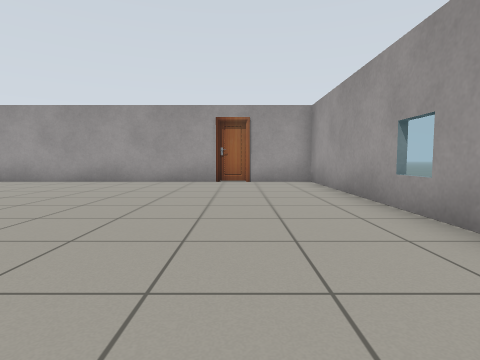
[1] (above)

14 first-person views from a walk through a world built for the Gazebo simulator. The camera is 0.72 m above the floor, tilts 4° down and sees 80° across. The floor is counted in squares, 1 m on a side. Each view is taken from the middle of a square. On the plan, view 1 faces up. The plan holds only what a view shows up to about 10 squares ahead; the rest is blank. Some surface patterns are stand-ins.

[2]
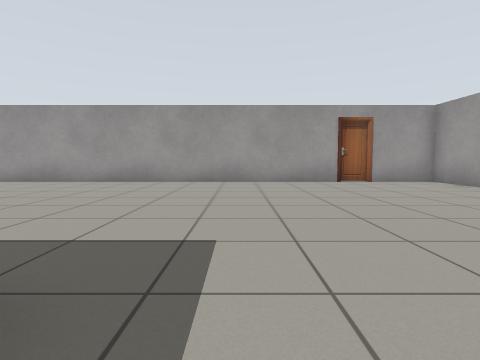

[3]
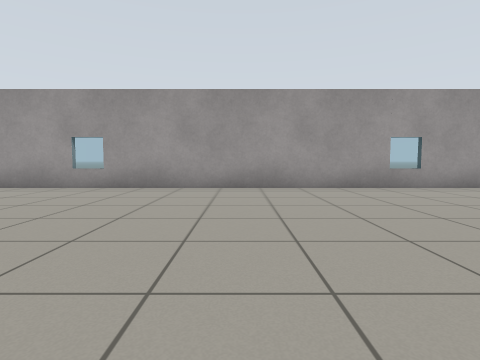

[4]
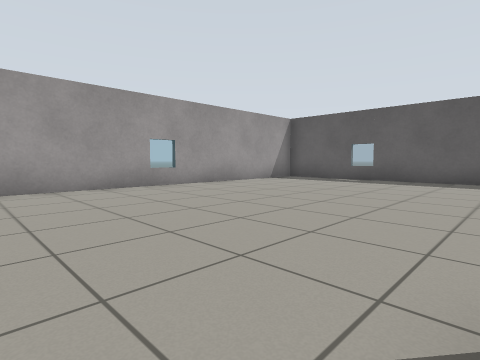

[5]
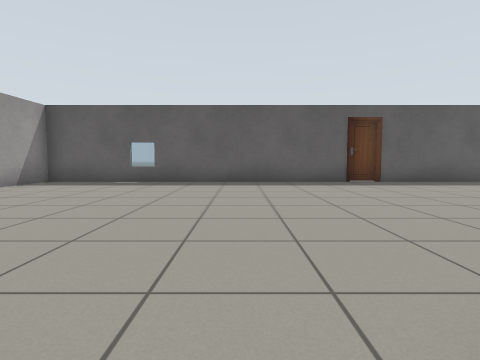

[6]
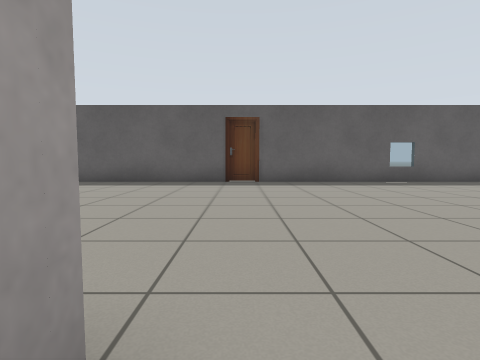

[7]
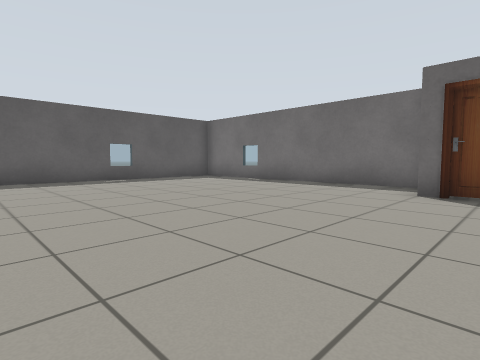

[8]
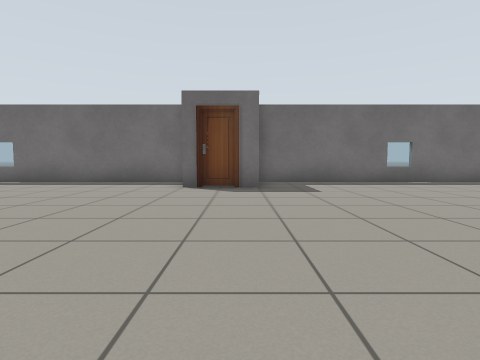

[9]
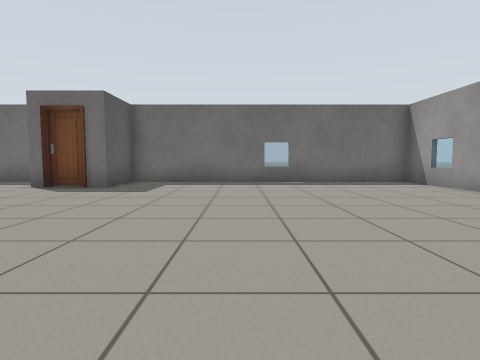

[10]
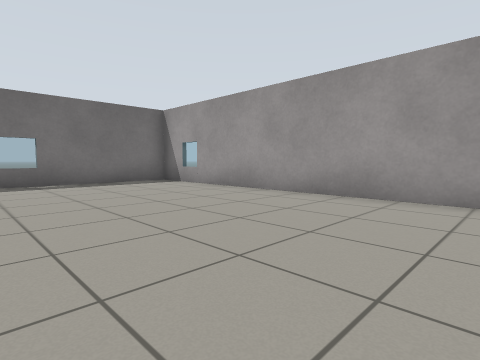

[11]
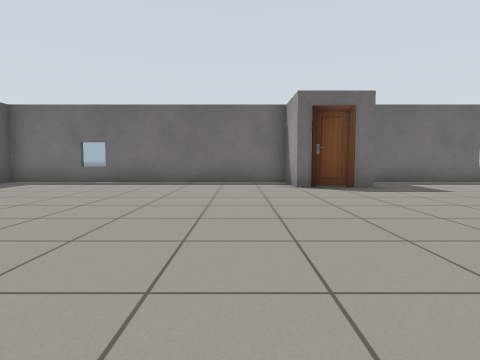

[12]
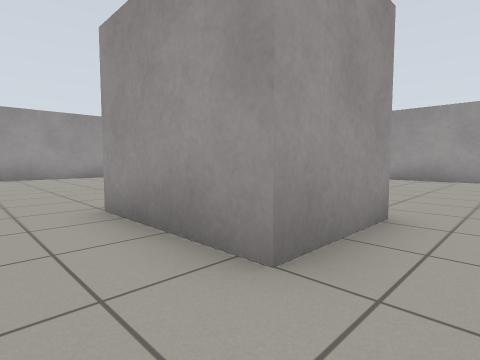

[13]
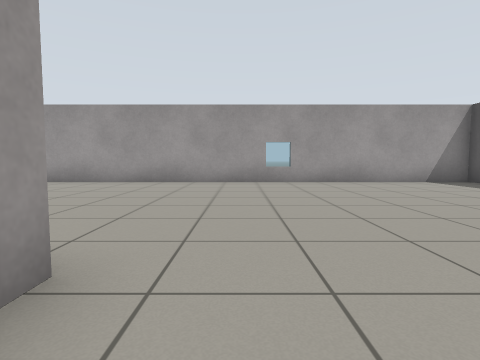

[14]
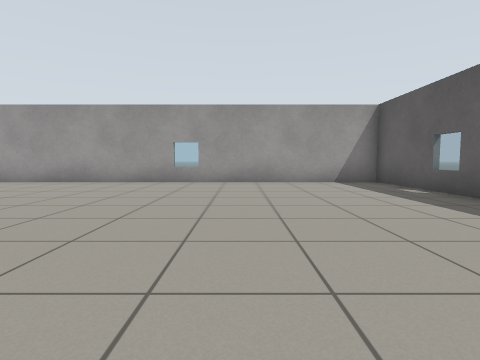

### Floor plan
Points are (right, up) in squares from view 1. A wall is a line through its corners. A room is listed if a view was taken in it or the views show most of it. See-through windows are left out.
Room 1 (views 1, 2, 3, 4, 5, 6, 7, 8, 9, 10, 11, 12, 13, 14)
walls: (-5.3, -1.8) (-7.5, -1.8) (-7.5, 1.3); (-16.4, -1.5) (-17.3, -1.5) (-17.3, -10.5) (-8.6, -10.5); (-7.5, -10.5) (2.3, -10.5) (2.4, 9.4) (0.4, 9.4); (-0.8, 9.4) (-17.3, 9.4) (-17.3, 0.5) (-15.5, 0.5) (-15.5, -0.1)
ways out: open door at (-16, 0); open door at (-8, -10); open door at (0, 9)
objects: door leaf (-16, -1)

Where each view was taken, in squares from view 1:
view 1: 0 up, 0 right, facing up
view 2: 0 up, 4 left, facing up
view 3: 0 up, 5 left, facing right
view 4: 0 up, 5 left, facing down-right
view 5: 1 down, 4 left, facing down
view 6: 1 down, 8 left, facing down
view 7: 0 up, 9 left, facing down-left
view 8: 0 up, 8 left, facing left
view 9: 4 up, 8 left, facing left
view 10: 4 up, 8 left, facing up-left
view 11: 3 down, 8 left, facing left
view 12: 3 down, 9 left, facing up-right
view 13: 3 down, 7 left, facing right
view 14: 6 down, 7 left, facing right
